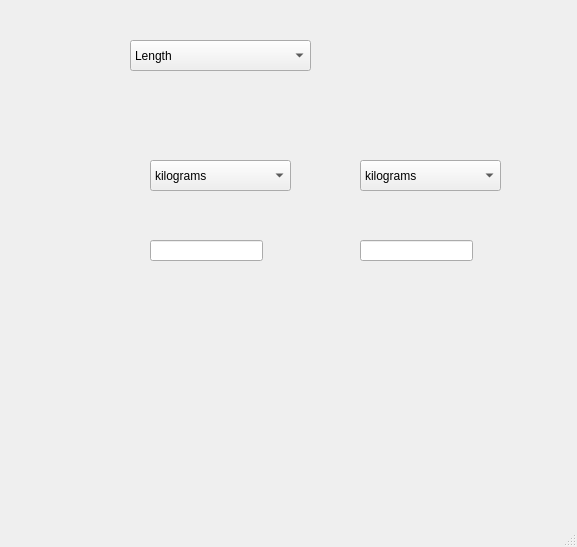
<?xml version="1.0" encoding="UTF-8"?>
<ui version="4.0">
 <class>MainWindow</class>
 <widget class="QMainWindow" name="MainWindow">
  <property name="geometry">
   <rect>
    <x>0</x>
    <y>0</y>
    <width>577</width>
    <height>547</height>
   </rect>
  </property>
  <property name="windowTitle">
   <string>MainWindow</string>
  </property>
  <widget class="QWidget" name="centralwidget">
   <widget class="QComboBox" name="comboBox">
    <property name="geometry">
     <rect>
      <x>130</x>
      <y>40</y>
      <width>181</width>
      <height>31</height>
     </rect>
    </property>
    <item>
     <property name="text">
      <string>Length</string>
     </property>
    </item>
    <item>
     <property name="text">
      <string>Mass</string>
     </property>
    </item>
   </widget>
   <widget class="QComboBox" name="comboBox_2">
    <property name="geometry">
     <rect>
      <x>150</x>
      <y>160</y>
      <width>141</width>
      <height>31</height>
     </rect>
    </property>
    <item>
     <property name="text">
      <string>kilograms</string>
     </property>
    </item>
    <item>
     <property name="text">
      <string>grams</string>
     </property>
    </item>
   </widget>
   <widget class="QComboBox" name="comboBox_3">
    <property name="geometry">
     <rect>
      <x>360</x>
      <y>160</y>
      <width>141</width>
      <height>31</height>
     </rect>
    </property>
    <item>
     <property name="text">
      <string>kilograms</string>
     </property>
    </item>
    <item>
     <property name="text">
      <string>grams</string>
     </property>
    </item>
   </widget>
   <widget class="QLineEdit" name="lineEdit">
    <property name="geometry">
     <rect>
      <x>150</x>
      <y>240</y>
      <width>113</width>
      <height>21</height>
     </rect>
    </property>
   </widget>
   <widget class="QLineEdit" name="lineEdit_2">
    <property name="geometry">
     <rect>
      <x>360</x>
      <y>240</y>
      <width>113</width>
      <height>21</height>
     </rect>
    </property>
   </widget>
  </widget>
  <widget class="QMenuBar" name="menubar">
   <property name="geometry">
    <rect>
     <x>0</x>
     <y>0</y>
     <width>577</width>
     <height>22</height>
    </rect>
   </property>
  </widget>
  <widget class="QStatusBar" name="statusbar"/>
 </widget>
 <resources/>
 <connections/>
</ui>
